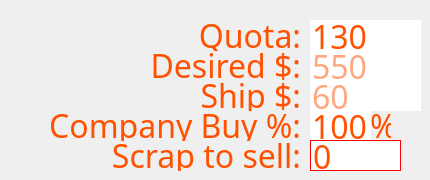
     <widget class="QWidget" name="ButtonPage1">
      <widget class="QWidget" name="CalculatorPage" native="true">
       <property name="geometry">
        <rect>
         <x>30</x>
         <y>0</y>
         <width>391</width>
         <height>171</height>
        </rect>
       </property>
       <widget class="QLineEdit" name="CalculatorSell">
        <property name="enabled">
         <bool>false</bool>
        </property>
        <property name="geometry">
         <rect>
          <x>280</x>
          <y>140</y>
          <width>91</width>
          <height>31</height>
         </rect>
        </property>
        <property name="font">
         <font>
          <family>IBM 3270</family>
          <pointsize>24</pointsize>
         </font>
        </property>
        <property name="cursor">
         <cursorShape>ArrowCursor</cursorShape>
        </property>
        <property name="styleSheet">
         <string notr="true">color: rgb(255, 81, 0);
border: 1px solid red; 
border-color:hex(#ff5100);</string>
        </property>
        <property name="text">
         <string>0</string>
        </property>
        <property name="readOnly">
         <bool>true</bool>
        </property>
       </widget>
       <widget class="QLabel" name="label_171">
        <property name="geometry">
         <rect>
          <x>80</x>
          <y>50</y>
          <width>191</width>
          <height>31</height>
         </rect>
        </property>
        <property name="font">
         <font>
          <family>IBM 3270</family>
          <pointsize>24</pointsize>
         </font>
        </property>
        <property name="styleSheet">
         <string notr="true">color: rgb(255, 81, 0);
border: none;</string>
        </property>
        <property name="text">
         <string>Desired $:</string>
        </property>
        <property name="alignment">
         <set>Qt::AlignRight|Qt::AlignTrailing|Qt::AlignVCenter</set>
        </property>
       </widget>
       <widget class="QLineEdit" name="CalculatorBuy">
        <property name="enabled">
         <bool>true</bool>
        </property>
        <property name="geometry">
         <rect>
          <x>280</x>
          <y>110</y>
          <width>61</width>
          <height>31</height>
         </rect>
        </property>
        <property name="font">
         <font>
          <family>IBM 3270</family>
          <pointsize>24</pointsize>
         </font>
        </property>
        <property name="styleSheet">
         <string notr="true">color: rgb(255, 81, 0);
border: none;</string>
        </property>
        <property name="text">
         <string>100</string>
        </property>
        <property name="maxLength">
         <number>3</number>
        </property>
        <property name="readOnly">
         <bool>false</bool>
        </property>
       </widget>
       <widget class="QLabel" name="label_175">
        <property name="geometry">
         <rect>
          <x>10</x>
          <y>110</y>
          <width>261</width>
          <height>31</height>
         </rect>
        </property>
        <property name="font">
         <font>
          <family>IBM 3270</family>
          <pointsize>24</pointsize>
         </font>
        </property>
        <property name="styleSheet">
         <string notr="true">color: rgb(255, 81, 0);
border: none;</string>
        </property>
        <property name="text">
         <string>Company Buy %:</string>
        </property>
        <property name="alignment">
         <set>Qt::AlignRight|Qt::AlignTrailing|Qt::AlignVCenter</set>
        </property>
       </widget>
       <widget class="QLabel" name="label_172">
        <property name="geometry">
         <rect>
          <x>140</x>
          <y>20</y>
          <width>131</width>
          <height>31</height>
         </rect>
        </property>
        <property name="font">
         <font>
          <family>IBM 3270</family>
          <pointsize>24</pointsize>
         </font>
        </property>
        <property name="styleSheet">
         <string notr="true">color: rgb(255, 81, 0);
border: none;</string>
        </property>
        <property name="text">
         <string>Quota:</string>
        </property>
        <property name="alignment">
         <set>Qt::AlignRight|Qt::AlignTrailing|Qt::AlignVCenter</set>
        </property>
       </widget>
       <widget class="QLabel" name="label_174">
        <property name="geometry">
         <rect>
          <x>20</x>
          <y>140</y>
          <width>251</width>
          <height>31</height>
         </rect>
        </property>
        <property name="font">
         <font>
          <family>IBM 3270</family>
          <pointsize>24</pointsize>
         </font>
        </property>
        <property name="styleSheet">
         <string notr="true">color: rgb(255, 81, 0);
border: none;</string>
        </property>
        <property name="text">
         <string>Scrap to sell:</string>
        </property>
        <property name="alignment">
         <set>Qt::AlignRight|Qt::AlignTrailing|Qt::AlignVCenter</set>
        </property>
       </widget>
       <widget class="QLabel" name="label_176">
        <property name="enabled">
         <bool>false</bool>
        </property>
        <property name="geometry">
         <rect>
          <x>340</x>
          <y>110</y>
          <width>21</width>
          <height>31</height>
         </rect>
        </property>
        <property name="font">
         <font>
          <family>IBM 3270</family>
          <pointsize>24</pointsize>
         </font>
        </property>
        <property name="layoutDirection">
         <enum>Qt::LeftToRight</enum>
        </property>
        <property name="styleSheet">
         <string notr="true">color: rgb(255, 81, 0);
border: none;</string>
        </property>
        <property name="text">
         <string>%</string>
        </property>
        <property name="alignment">
         <set>Qt::AlignLeading|Qt::AlignLeft|Qt::AlignVCenter</set>
        </property>
       </widget>
       <widget class="QLineEdit" name="CalculatorShip">
        <property name="geometry">
         <rect>
          <x>280</x>
          <y>80</y>
          <width>113</width>
          <height>31</height>
         </rect>
        </property>
        <property name="font">
         <font>
          <family>IBM 3270</family>
          <pointsize>24</pointsize>
         </font>
        </property>
        <property name="styleSheet">
         <string notr="true">color: rgb(255, 81, 0);
border: none;</string>
        </property>
        <property name="text">
         <string/>
        </property>
        <property name="maxLength">
         <number>5</number>
        </property>
        <property name="placeholderText">
         <string>60</string>
        </property>
       </widget>
       <widget class="QLineEdit" name="CalculatorDesired">
        <property name="geometry">
         <rect>
          <x>280</x>
          <y>50</y>
          <width>113</width>
          <height>31</height>
         </rect>
        </property>
        <property name="font">
         <font>
          <family>IBM 3270</family>
          <pointsize>24</pointsize>
         </font>
        </property>
        <property name="styleSheet">
         <string notr="true">color: rgb(255, 81, 0);
border: none;</string>
        </property>
        <property name="text">
         <string/>
        </property>
        <property name="maxLength">
         <number>5</number>
        </property>
        <property name="placeholderText">
         <string>550</string>
        </property>
       </widget>
       <widget class="QLabel" name="label_173">
        <property name="geometry">
         <rect>
          <x>140</x>
          <y>80</y>
          <width>131</width>
          <height>31</height>
         </rect>
        </property>
        <property name="font">
         <font>
          <family>IBM 3270</family>
          <pointsize>24</pointsize>
         </font>
        </property>
        <property name="styleSheet">
         <string notr="true">color: rgb(255, 81, 0);
border: none;</string>
        </property>
        <property name="text">
         <string>Ship $:</string>
        </property>
        <property name="alignment">
         <set>Qt::AlignRight|Qt::AlignTrailing|Qt::AlignVCenter</set>
        </property>
       </widget>
       <widget class="QLineEdit" name="CalculatorQuota">
        <property name="enabled">
         <bool>false</bool>
        </property>
        <property name="geometry">
         <rect>
          <x>280</x>
          <y>20</y>
          <width>113</width>
          <height>31</height>
         </rect>
        </property>
        <property name="font">
         <font>
          <family>IBM 3270</family>
          <pointsize>24</pointsize>
         </font>
        </property>
        <property name="cursor">
         <cursorShape>ArrowCursor</cursorShape>
        </property>
        <property name="styleSheet">
         <string notr="true">color: rgb(255, 81, 0);
border: none;</string>
        </property>
        <property name="text">
         <string>130</string>
        </property>
        <property name="maxLength">
         <number>5</number>
        </property>
        <property name="readOnly">
         <bool>true</bool>
        </property>
       </widget>
       <zorder>label_171</zorder>
       <zorder>CalculatorBuy</zorder>
       <zorder>label_175</zorder>
       <zorder>label_172</zorder>
       <zorder>label_174</zorder>
       <zorder>label_176</zorder>
       <zorder>CalculatorShip</zorder>
       <zorder>CalculatorDesired</zorder>
       <zorder>label_173</zorder>
       <zorder>CalculatorQuota</zorder>
       <zorder>CalculatorSell</zorder>
      </widget>
     </widget>
